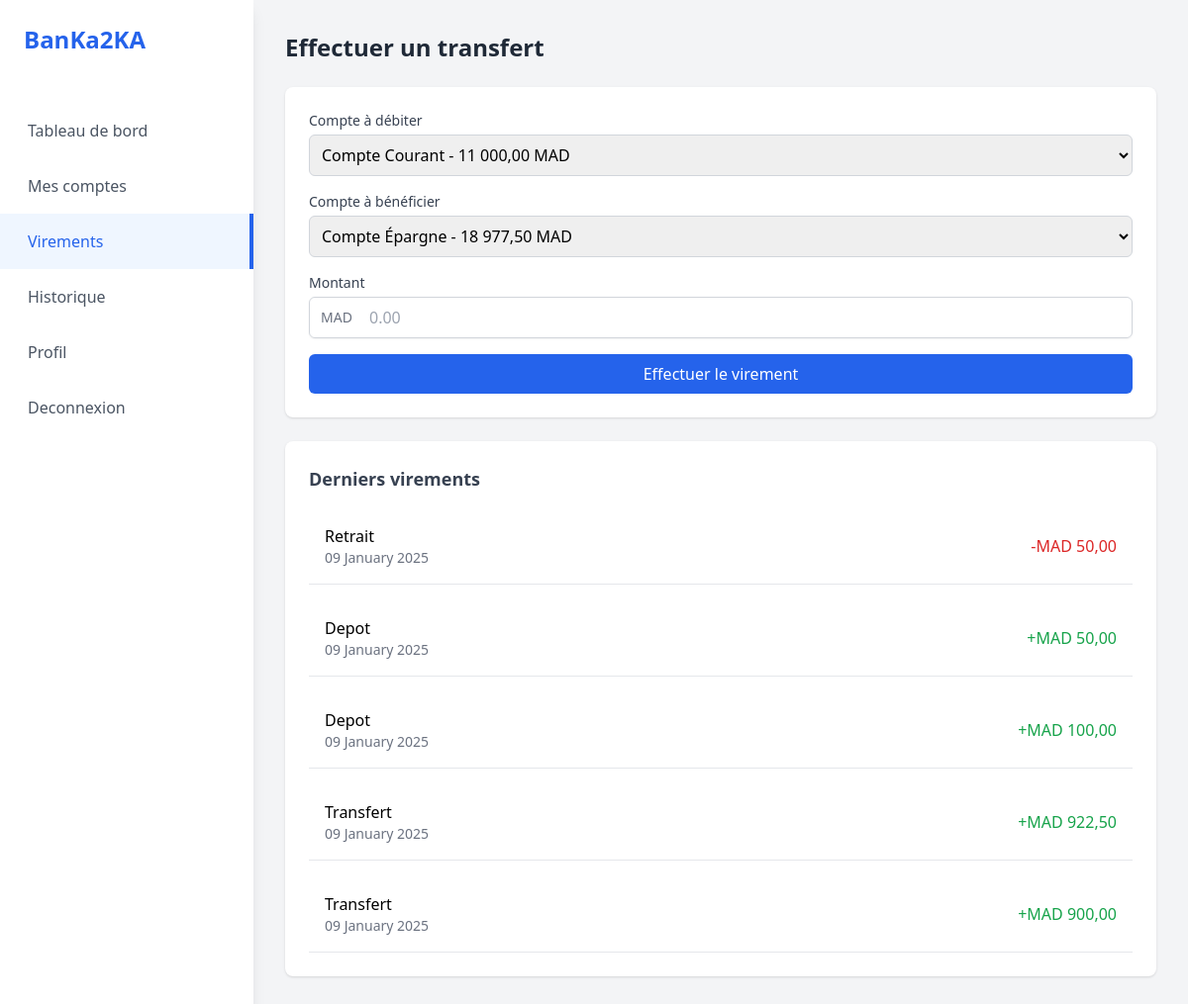
/client/virement.php (signed in), run on the app's committed database.
### tables this page shows
CREATE TABLE `transactions` (
  `id` int NOT NULL,
  `account_id` int NOT NULL,
  `transaction_type` enum('depot','retrait','transfert') NOT NULL,
  `amount` decimal(10,2) NOT NULL,
  `beneficiary_account_id` int DEFAULT NULL,
  `created_at` timestamp NULL DEFAULT CURRENT_TIMESTAMP
);

### classes/User.php (called while the page is built, shortened)
<?php
class User {
    private $pdo;
    private $id;
    public function __construct($pdo)
    {
        $this->pdo = $pdo;
        if (isset($_SESSION['user_id'])) {
            $this->id = $_SESSION['user_id'];
            $stmt = $this->pdo->prepare("SELECT * FROM users WHERE id = ?");
            $stmt->execute([$this->id]);
            $user = $stmt->fetch();
        }
    }
    public function getAccountBalances() {
        $balances = ['courant' => 0, 'epargne' => 0];
        $stmt = $this->pdo->prepare("
            SELECT account_type, balance
            FROM accounts
            WHERE user_id = ?
        ");
        $stmt->execute([$this->id]);
        while ($account = $stmt->fetch()) {
            $balances[$account['account_type']] = $account['balance'];
        }
        return $balances;
    }
    public function getRecentTransactions($limit = 5) {
        $stmt = $this->pdo->prepare("
            SELECT t.*, a.account_type
            FROM transactions t
            JOIN accounts a ON t.account_id = a.id
            WHERE a.user_id = ?
            ORDER BY t.created_at DESC
            LIMIT " . intval($limit)
        );
        $stmt->execute([$this->id]);
        return $stmt->fetchAll();
    }
}
?>

### client/virement.php (the view, shortened to what this page needs)
<?php
require_once '../classes/User.php';
$db = new Database();
$pdo = $db->connect();
$user = new User($pdo);
$transaction = new Transactions($pdo);
if ($_SERVER['REQUEST_METHOD'] === 'POST') {
    var_dump($_POST['amount']);
    try {
        $fromAccount = $_POST['debitAccount'];
        $toAccount = $_POST['creditAccount'];
        $amount = floatval($_POST['amount']);
        if ($fromAccount === $toAccount) {
            throw new Exception("Vous ne pouvez pas faire un virement vers le même compte");
        }
        if ($amount <= 0) {
            throw new Exception("Le montant doit être supérieur à 0");
        }
        $accounts = $user->getAccounts();
        if (!isset($accounts[$fromAccount]) || !isset($accounts[$toAccount])) {
            throw new Exception("Un des comptes n'existe pas");
        }
        $fromAccountId = $accounts[$fromAccount]['id'];
        $toAccountId = $accounts[$toAccount]['id'];
        $transaction->transferBetweenAccounts($fromAccountId, $toAccountId, $amount);
        header('Location: virement.php?message=' . urlencode("Le virement a été effectué avec succès") . '&type=success');
        exit();
    } catch (Exception $e) {
        $message = $e->getMessage();
        $messageType = "error";
    }
} else {
    $balances = $user->getAccountBalances();
}
?>
<!DOCTYPE html>
<html lang="fr">
<head>
    <script src="https://cdn.tailwindcss.com"></script>
</head>
<body class="bg-gray-100">
    <div class="flex min-h-screen">
        <div class="w-64 bg-white shadow-lg">
            <div class="p-6">
                <h1 class="text-2xl font-bold text-blue-600">BanKa2KA</h1>
            </div>
            <nav class="mt-6">
                <a href="index.php" class="flex items-center w-full p-4 space-x-3 text-gray-600 hover:bg-gray-50">
                    <span>Tableau de bord</span>
                </a>
                <a href="compte.php" class="flex items-center w-full p-4 space-x-3 text-gray-600 hover:bg-gray-50">
                    <span>Mes comptes</span>
                </a>
                <a href="virement.php" class="flex items-center w-full p-4 space-x-3 bg-blue-50 text-blue-600 border-r-4 border-blue-600">
                    <span>Virements</span>
                </a>
                <a href="historique.php" class="flex items-center w-full p-4 space-x-3 text-gray-600 hover:bg-gray-50">
                    <span>Historique</span>
                </a>
                <a href="profil.php" class="flex items-center w-full p-4 space-x-3 text-gray-600 hover:bg-gray-50">
                    <span>Profil</span>
                </a>
                <a href="../logout.php" class="flex items-center w-full p-4 space-x-3 text-gray-600 hover:bg-red-50 hover:text-red-600">
                    <span>Deconnexion</span>
                </a>
            </nav>
        </div>
        <div class="flex-1 p-8">
            <h2 class="text-2xl font-bold text-gray-800">Effectuer un transfert</h2>
            <div class="bg-white p-6 rounded-lg shadow mt-6">
                <form class="space-y-4" method="POST" action="">
                    <div>
                        <label class="block text-sm font-medium text-gray-700">Compte à débiter</label>
                        <select name="debitAccount" id="debitAccount" class="mt-1 block w-full rounded-md border border-gray-300 p-2">
                            <option value="courant">Compte Courant - <?php echo number_format($balances['courant'], 2, ',', ' '); ?> MAD</option>
                        </select>
                    </div>
                    <div>
                        <label class="block text-sm font-medium text-gray-700">Compte à bénéficier</label>
                        <select name="creditAccount" id="creditAccount" class="mt-1 block w-full rounded-md border border-gray-300 p-2">
                            <option value="epargne">Compte Épargne - <?php echo number_format($balances['epargne'], 2, ',', ' '); ?> MAD</option>
                        </select>
                    </div>
                    <div>
                        <label class="block text-sm font-medium text-gray-700">Montant</label>
                        <div class="mt-1 relative rounded-md shadow-sm">
                            <div class="absolute inset-y-0 left-0 pl-3 flex items-center pointer-events-none">
                                <span class="text-gray-500 sm:text-sm">MAD</span>
                            </div>
                            <input
                                name="amount"
                                type="number"
                                min="0.01"
                                step="0.01"
                                class="pl-[60px] block w-full rounded-md border border-gray-300 p-2"
                                placeholder="0.00"
                                required
                            />
                        </div>
                    </div>
                    <button type="submit" class="w-full bg-blue-600 text-white py-2 px-4 rounded-md hover:bg-blue-700">
                        Effectuer le virement
                    </button>
                </form>
            </div>
            <div class="bg-white rounded-lg shadow mt-6">
                <div class="p-6">
                    <h3 class="text-lg font-semibold text-gray-700">Derniers virements</h3>
                    <div class="mt-4 space-y-4">
                        <?php
                        $transactions = $user->getRecentTransactions(5);
                        foreach ($transactions as $transaction) {
                            $amount = number_format($transaction['amount'], 2, ',', ' ');
                            $date = date('d F Y', strtotime($transaction['created_at']));
                            $isDebit = in_array($transaction['transaction_type'], ['retrait', 'virement_sortant']);
                            $amountClass = $isDebit ? 'text-red-600' : 'text-green-600';
                            $amountPrefix = $isDebit ? '-' : '+';
                            ?>
                            <div class="flex items-center justify-between p-4 border-b">
                                <div>
                                    <p class="font-medium"><?php echo ucfirst($transaction['transaction_type']); ?></p>
                                    <p class="text-sm text-gray-500"><?php echo $date; ?></p>
                                </div>
                                <p class="<?php echo $amountClass; ?> font-medium"><?php echo $amountPrefix; ?>MAD <?php echo $amount; ?></p>
                            </div>
                        <?php } ?>
                    </div>
                </div>
            </div>
        </div>
    </div>
</body>
</html>

### data on the page
transactions: transaction_type "Retrait", created_at "09 January 2025", transaction_type "-", amount "50,00"
transactions: transaction_type "Depot", created_at "09 January 2025", transaction_type "+", amount "50,00"
transactions: transaction_type "Depot", created_at "09 January 2025", transaction_type "+", amount "100,00"
transactions: transaction_type "Transfert", created_at "09 January 2025", transaction_type "+", amount "922,50"
transactions: transaction_type "Transfert", created_at "09 January 2025", transaction_type "+", amount "900,00"
